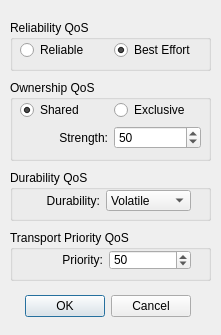
<?xml version="1.0" encoding="UTF-8"?>
<ui version="4.0">
 <class>WriterQoS</class>
 <widget class="QDialog" name="WriterQoS">
  <property name="windowModality">
   <enum>Qt::ApplicationModal</enum>
  </property>
  <property name="geometry">
   <rect>
    <x>0</x>
    <y>0</y>
    <width>221</width>
    <height>335</height>
   </rect>
  </property>
  <property name="windowTitle">
   <string>Writer QoS</string>
  </property>
  <widget class="QDialogButtonBox" name="buttonBox">
   <property name="geometry">
    <rect>
     <x>20</x>
     <y>290</y>
     <width>171</width>
     <height>32</height>
    </rect>
   </property>
   <property name="orientation">
    <enum>Qt::Horizontal</enum>
   </property>
   <property name="standardButtons">
    <set>QDialogButtonBox::Cancel|QDialogButtonBox::Ok</set>
   </property>
  </widget>
  <widget class="QGroupBox" name="groupBox">
   <property name="geometry">
    <rect>
     <x>10</x>
     <y>20</y>
     <width>201</width>
     <height>51</height>
    </rect>
   </property>
   <property name="title">
    <string>Reliability QoS</string>
   </property>
   <widget class="QWidget" name="horizontalLayoutWidget">
    <property name="geometry">
     <rect>
      <x>10</x>
      <y>20</y>
      <width>181</width>
      <height>21</height>
     </rect>
    </property>
    <layout class="QHBoxLayout" name="horizontalLayout">
     <item>
      <widget class="QRadioButton" name="reliableRButt">
       <property name="text">
        <string>Reliable</string>
       </property>
       <attribute name="buttonGroup">
        <string>reliabilityButtonGroup</string>
       </attribute>
      </widget>
     </item>
     <item>
      <widget class="QRadioButton" name="bestEffortRButt">
       <property name="text">
        <string>Best Effort</string>
       </property>
       <property name="checked">
        <bool>true</bool>
       </property>
       <attribute name="buttonGroup">
        <string>reliabilityButtonGroup</string>
       </attribute>
      </widget>
     </item>
    </layout>
   </widget>
  </widget>
  <widget class="QGroupBox" name="groupBox_2">
   <property name="geometry">
    <rect>
     <x>10</x>
     <y>80</y>
     <width>201</width>
     <height>81</height>
    </rect>
   </property>
   <property name="title">
    <string>Ownership QoS</string>
   </property>
   <widget class="QWidget" name="verticalLayoutWidget">
    <property name="geometry">
     <rect>
      <x>10</x>
      <y>20</y>
      <width>181</width>
      <height>51</height>
     </rect>
    </property>
    <layout class="QVBoxLayout" name="verticalLayout">
     <item>
      <layout class="QHBoxLayout" name="horizontalLayout_3">
       <item>
        <widget class="QRadioButton" name="ownershipSharedRButt">
         <property name="text">
          <string>Shared</string>
         </property>
         <property name="checked">
          <bool>true</bool>
         </property>
         <attribute name="buttonGroup">
          <string>ownershipButtonGroup</string>
         </attribute>
        </widget>
       </item>
       <item>
        <widget class="QRadioButton" name="ownershipExclusiveRButt">
         <property name="text">
          <string>Exclusive</string>
         </property>
         <attribute name="buttonGroup">
          <string>ownershipButtonGroup</string>
         </attribute>
        </widget>
       </item>
      </layout>
     </item>
     <item>
      <layout class="QHBoxLayout" name="horizontalLayout_2">
       <item>
        <widget class="QLabel" name="label">
         <property name="text">
          <string>Strength:</string>
         </property>
         <property name="alignment">
          <set>Qt::AlignRight|Qt::AlignTrailing|Qt::AlignVCenter</set>
         </property>
        </widget>
       </item>
       <item>
        <widget class="QSpinBox" name="strengthSpinBox">
         <property name="sizePolicy">
          <sizepolicy hsizetype="Preferred" vsizetype="Fixed">
           <horstretch>0</horstretch>
           <verstretch>0</verstretch>
          </sizepolicy>
         </property>
         <property name="alignment">
          <set>Qt::AlignLeading|Qt::AlignLeft|Qt::AlignVCenter</set>
         </property>
         <property name="value">
          <number>50</number>
         </property>
        </widget>
       </item>
      </layout>
     </item>
    </layout>
   </widget>
  </widget>
  <widget class="QGroupBox" name="groupBox_3">
   <property name="geometry">
    <rect>
     <x>10</x>
     <y>230</y>
     <width>201</width>
     <height>51</height>
    </rect>
   </property>
   <property name="title">
    <string>Transport Priority QoS</string>
   </property>
   <widget class="QWidget" name="horizontalLayoutWidget_4">
    <property name="geometry">
     <rect>
      <x>10</x>
      <y>20</y>
      <width>171</width>
      <height>20</height>
     </rect>
    </property>
    <layout class="QHBoxLayout" name="horizontalLayout_5">
     <item>
      <widget class="QLabel" name="label_2">
       <property name="text">
        <string>Priority:</string>
       </property>
       <property name="alignment">
        <set>Qt::AlignRight|Qt::AlignTrailing|Qt::AlignVCenter</set>
       </property>
      </widget>
     </item>
     <item>
      <widget class="QSpinBox" name="prioritySpinBox">
       <property name="value">
        <number>50</number>
       </property>
      </widget>
     </item>
    </layout>
   </widget>
  </widget>
  <widget class="QGroupBox" name="groupBox_4">
   <property name="geometry">
    <rect>
     <x>10</x>
     <y>170</y>
     <width>201</width>
     <height>51</height>
    </rect>
   </property>
   <property name="title">
    <string>Durability QoS</string>
   </property>
   <widget class="QWidget" name="horizontalLayoutWidget_5">
    <property name="geometry">
     <rect>
      <x>10</x>
      <y>20</y>
      <width>171</width>
      <height>21</height>
     </rect>
    </property>
    <layout class="QHBoxLayout" name="horizontalLayout_6">
     <item>
      <widget class="QLabel" name="label_3">
       <property name="text">
        <string>Durability:</string>
       </property>
       <property name="alignment">
        <set>Qt::AlignRight|Qt::AlignTrailing|Qt::AlignVCenter</set>
       </property>
      </widget>
     </item>
     <item>
      <widget class="QComboBox" name="durabilityComboBox">
       <item>
        <property name="text">
         <string>Volatile</string>
        </property>
       </item>
       <item>
        <property name="text">
         <string>Transient</string>
        </property>
       </item>
       <item>
        <property name="text">
         <string>Persistent</string>
        </property>
       </item>
      </widget>
     </item>
    </layout>
   </widget>
  </widget>
 </widget>
 <resources/>
 <connections>
  <connection>
   <sender>buttonBox</sender>
   <signal>accepted()</signal>
   <receiver>WriterQoS</receiver>
   <slot>accept()</slot>
   <hints>
    <hint type="sourcelabel">
     <x>300</x>
     <y>194</y>
    </hint>
    <hint type="destinationlabel">
     <x>157</x>
     <y>218</y>
    </hint>
   </hints>
  </connection>
  <connection>
   <sender>buttonBox</sender>
   <signal>rejected()</signal>
   <receiver>WriterQoS</receiver>
   <slot>reject()</slot>
   <hints>
    <hint type="sourcelabel">
     <x>300</x>
     <y>200</y>
    </hint>
    <hint type="destinationlabel">
     <x>286</x>
     <y>218</y>
    </hint>
   </hints>
  </connection>
 </connections>
 <buttongroups>
  <buttongroup name="reliabilityButtonGroup"/>
  <buttongroup name="ownershipButtonGroup"/>
 </buttongroups>
</ui>
